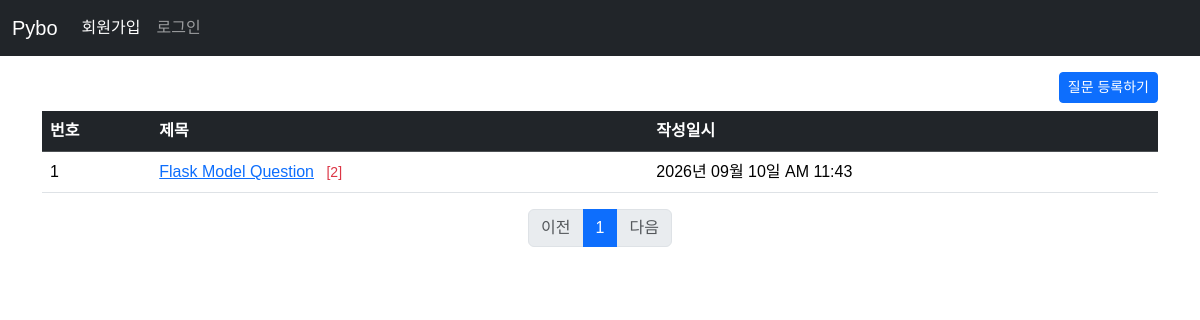
The page /question/list on the database as committed earlier.
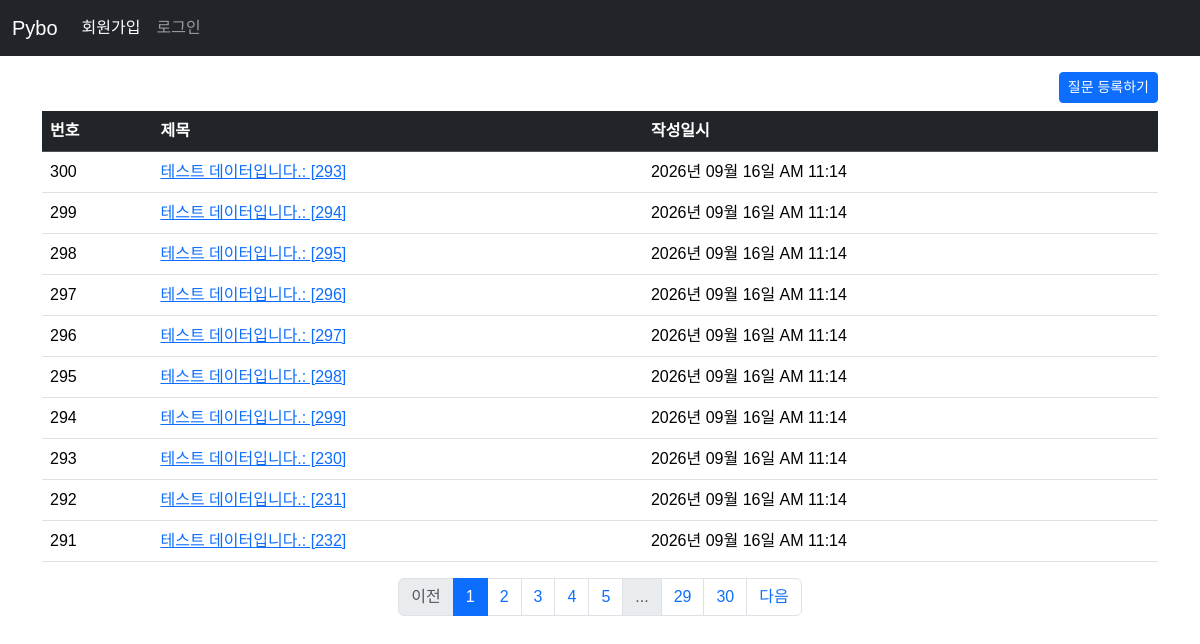
The same page on the database as committed later.
### pybo/models.py (models this page shows)
class Question(db.Model):
    id = db.Column(db.Integer, primary_key=True)
    subject = db.Column(db.String(200), nullable=False)
    content = db.Column(db.Text, nullable=False)
    create_date = db.Column(db.DateTime, nullable=False)

### pybo/views/question_views.py (the view)
@bp.route('/list')
def _list():
    page = request.args.get('page', default=1, type=int)  # url parameter ?page=1
    question_list = Question.query.order_by(Question.create_date.desc())
    question_list = question_list.paginate(page=page, per_page=10)  # 페이징 구현
    return render_template('question/question_list.html', question_list=question_list)

### pybo/filter.py (called while the page is built)
def format_datetime(value, fmt : str = '%Y년 %m월 %d일 %p %I:%M'):
    return value.strftime(fmt)

### pybo/templates/question/question_list.html
{% extends 'base.html' %}
{% block content %}
<div class="container my-3">
    <div class="text-end">
        <a href="{{ url_for('question.create') }}" class="btn btn-primary btn-sm mb-2">질문 등록하기</a>
    </div>
    <table class="table table-hover">
      <thead>
        <tr class="table-dark">
            <th>번호</th>
            <th>제목</th>
            <th>작성일시</th>
        </tr>
      </thead>
      <tbody>
        {% if question_list %}
        {% for question in question_list.items %}
        <tr>
          <td>{{ question_list.total - ((question_list.page -1) * question_list.per_page) - loop.index0 }}</td>
          <td>
              <a href="{{ url_for('question.detail', question_id=question.id) }}">{{question.subject}}</a>
              {% if question.answer_set | length > 0 %}
              <span class="text-danger small mx-2">[{{ question.answer_set | length }}]</span>
              {% endif %}
          </td>
          <td>{{ question.create_date | datetime }}</td>
        </tr>
        {% endfor %}
        {% else %}
        <tr>
            <td colspan="3">질문이 없습니다.</td>
        </tr>
        {% endif %}
      </tbody>
    </table>
    <nav aria-label="...">
      <ul class="pagination justify-content-center">
        {% if question_list.has_prev %}
        <li class="page-item"><a href="?page={{ question_list.prev_num }}" class="page-link">이전</a></li>
        {% else %}
        <li class="page-item disabled">
            <a href="javascript:void(0)" class="page-link" aria-disabled="ture">이전</a>
        </li>
        {% endif %}
        {% for page_num in question_list.iter_pages() %}
        {% if page_num %}
        {% if page_num != question_list.page %}
        <li class="page-item"><a class="page-link" href="?page={{ page_num }}">{{ page_num }}</a></li>
        {% else %}
        <li class="page-item active">
          <a class="page-link" href="javascript:void(0)" aria-current="page">{{ page_num }}</a>
        </li>
        {% endif %}
        {% else %}
        <li class="page-item disabled"><a class="page-link" href="javascript:void(0)">...</a></li>
        {% endif %}
        {% endfor %}
        {% if question_list.has_next %}
        <li class="page-item"><a class="page-link" href="?page={{ question_list.next_num }}">다음</a></li>
        {% else %}
        <li class="page-item disabled">
            <a class="page-link" href="javscript:void(0)" aria-disabled="ture">다음</a>
        </li>
        {% endif %}
      </ul>
    </nav>
</div>
{% endblock %}

### pybo/templates/base.html (shortened to what this page needs)
<!DOCTYPE html>
<html lang="ko">
<head>
    <link rel="stylesheet" href="https://cdn.jsdelivr.net/npm/bootstrap@5.3.8/dist/css/bootstrap.min.css">
    <link rel="stylesheet" href="{{ url_for('static', filename='style.css') }}">
</head>
<body>
    {% include 'navbar.html' %}
    {% block content %}
    {% endblock %}
</body>
</html>

### pybo/templates/navbar.html (shortened to what this page needs)
    <nav class="navbar bg-dark navbar-expand-sm" data-bs-theme="dark">
      <div class="container-fluid">
        <a class="navbar-brand" href="{{ url_for('main.index') }}">Pybo</a>
        <div class="collapse navbar-collapse" id="navbarNav">
          <ul class="navbar-nav">
            <li class="nav-item">
              <a class="nav-link active" aria-current="page" href="{{ url_for('auth.signup') }}">회원가입</a>
            </li>
            <li class="nav-item">
              <a class="nav-link" href="#">로그인</a>
            </li>
          </ul>
        </div>
      </div>
    </nav>

### pybo/static/style.css (style rules this page uses)
body { font-family: "Noto Sans KR", sans-serif; font-weight: 400; }

Rows that differ between the two databases and show on the page:
no longer on this page (row edited): Question: total "1", subject "Flask Model Question", answer_set|length "2", create_date "2026년 09월 10일 AM 11:43"
added Question: total "300", subject "테스트 데이터입니다.: [293]", create_date "2026년 09월 16일 AM 11:14"
added Question: total "299", subject "테스트 데이터입니다.: [294]", create_date "2026년 09월 16일 AM 11:14"
added Question: total "298", subject "테스트 데이터입니다.: [295]", create_date "2026년 09월 16일 AM 11:14"
added Question: id "297", subject "테스트 데이터입니다.: [296]", create_date "2026년 09월 16일 AM 11:14"
added Question: total "296", subject "테스트 데이터입니다.: [297]", create_date "2026년 09월 16일 AM 11:14"
added Question: total "295", subject "테스트 데이터입니다.: [298]", create_date "2026년 09월 16일 AM 11:14"
added Question: total "294", subject "테스트 데이터입니다.: [299]", create_date "2026년 09월 16일 AM 11:14"
added Question: total "293", subject "테스트 데이터입니다.: [230]", create_date "2026년 09월 16일 AM 11:14"
added Question: total "292", subject "테스트 데이터입니다.: [231]", create_date "2026년 09월 16일 AM 11:14"
added Question: total "291", subject "테스트 데이터입니다.: [232]", create_date "2026년 09월 16일 AM 11:14"
Other text that changed with them:
new list line: "2"
new list line: "3"
new list line: "4"
new list line: "5"
new list line: "29"
new list line: "30"
